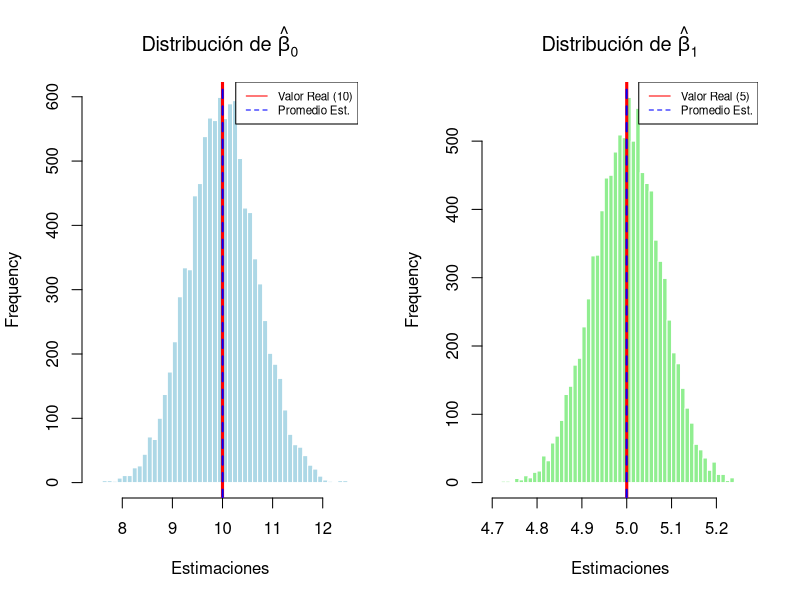

Reproduce this figure in R.
## ---- chunk 1
# 1. Configuración de parámetros y "Semilla" para reproducibilidad
set.seed(123) 

# Parámetros poblacionales
beta0_true <- 10
beta1_true <- 5
N <- 100       # Tamaño de la muestra
R <- 10000     # Número de repeticiones (simulaciones)

# Contenedores para guardar los resultados de cada simulación
beta0_hats <- numeric(R)
beta1_hats <- numeric(R)

# 2. Inicio del Bucle (Algoritmo repetido 10,000 veces)
for (i in 1:R) {
  
  # --- Paso 1: Generar muestras aleatorias ---
  # X ~ N(8, 16) -> mean=8, sd=4
  xi <- rnorm(n = N, mean = 8, sd = 4)
  
  # e ~ N(0, 9) -> mean=0, sd=3
  ei <- rnorm(n = N, mean = 0, sd = 3)
  
  # --- Paso 2: Calcular Yi ---
  # Modelo: Yi = β0 + β1*Xi + ei
  yi <- beta0_true + beta1_true * xi + ei
  
  # --- Paso 3: Estimar por MCO usando Álgebra Matricial ---
  # Creamos la matriz X (agregando una columna de 1s para el intercepto)
  X_mat <- cbind(1, xi) 
  
  # Fórmula: (X'X)^-1 X'Y
  # t() es transpuesta, %*% es multiplicación matricial, solve() es la inversa
  beta_mco <- solve(t(X_mat) %*% X_mat) %*% t(X_mat) %*% yi
  
  # --- Paso 4: Guardar los valores estimados ---
  beta0_hats[i] <- beta_mco[1] # El intercepto
  beta1_hats[i] <- beta_mco[2] # La pendiente
}

# 3. Graficar los Histogramas para demostrar Insesgamiento
par(mfrow = c(1, 2)) # Dividir pantalla en 2 paneles

# Histograma para Beta 0
hist(beta0_hats, 
     main = expression(paste("Distribución de ", hat(beta)[0])),
     xlab = "Estimaciones", 
     col = "lightblue", 
     border = "white",
     breaks = 50)
# Línea roja vertical en el valor verdadero (10)
abline(v = beta0_true, col = "red", lwd = 3)
# Línea azul (promedio de las estimaciones)
abline(v = mean(beta0_hats), col = "blue", lwd = 2, lty = 2)
legend("topright", legend=c("Valor Real (10)", "Promedio Est."), col=c("red", "blue"), lty=c(1,2), cex=0.7)

# Histograma para Beta 1
hist(beta1_hats, 
     main = expression(paste("Distribución de ", hat(beta)[1])),
     xlab = "Estimaciones", 
     col = "lightgreen", 
     border = "white",
     breaks = 50)
# Línea roja vertical en el valor verdadero (5)
abline(v = beta1_true, col = "red", lwd = 3)
# Línea azul (promedio de las estimaciones)
abline(v = mean(beta1_hats), col = "blue", lwd = 2, lty = 2)
legend("topright", legend=c("Valor Real (5)", "Promedio Est."), col=c("red", "blue"), lty=c(1,2), cex=0.7)

# Restaurar configuración de gráficos
par(mfrow = c(1, 1))

# 4. Mostrar resultados numéricos en consola
cat("--- Resultados de la Simulación ---\n")
cat("Promedio de Beta 0 estimado:", mean(beta0_hats), "(Valor real: 10)\n")
cat("Promedio de Beta 1 estimado:", mean(beta1_hats), "(Valor real: 5)\n")
